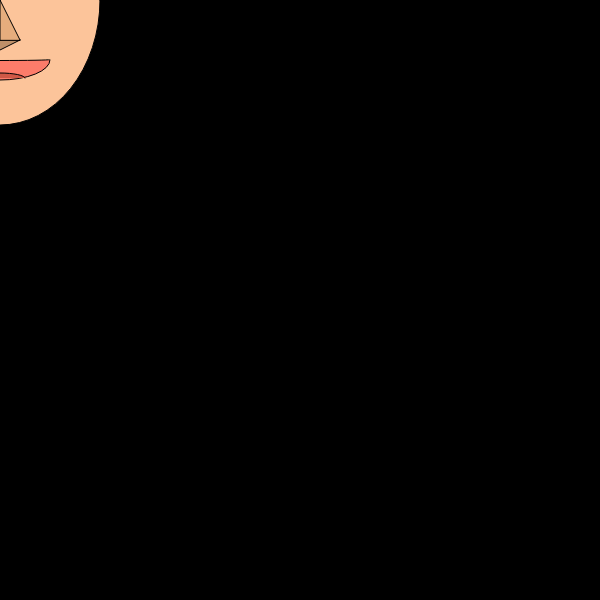
Frame 1 (no input)
Frame 60 (no input): identical to frame 1, image omitted
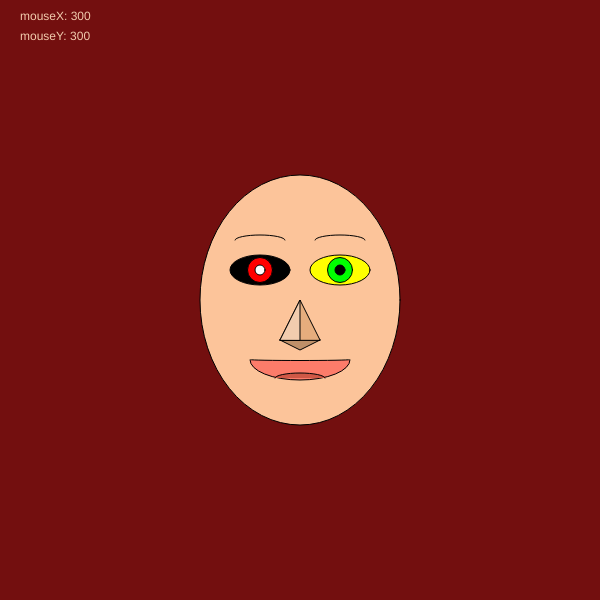
Frame 120 (the mouse pressed at the canvas centre since frame 60)

The p5.js sketch that drew these frames (run headless with seeded random() and noise() and a simulated clock; from frame 60 on, the mouse is pressed at the canvas centre):

// p5.js sketch
// ── sketch.js
function setup() {
  createCanvas(600, 600); // Àrea de dibuix és de 600 px de 600 de cada costat.
}
// mouseX=300; mouseY=300
function draw() {
  background (mouseY -185, mouseX -285, mouseY -285); // Fons de pantalla, gris si te un número entre 0 i 255. 0 és negre i 255 és blanc. I qualsevol número entre 0 i 255 serà gris. Si tenim 3 números el primer número és vermellor o R (Red), el segon número és la verdor o G (Green) i el tercer número és la blauor o B (Blau). Els colors RGB permeten construir 16.000.000 de colors diferents (255x255x255).

  text ("mouseX: " + round (mouseX), 20, 20)
  text ("mouseY: " + round (mouseY), 20, 40)
  
  fill (252, 196, 154); // Color Cara.
  ellipse (mouseX, mouseY, 200, 250); // Cara. El primer número estre paréntesis és la posició x del centre del el·lipse, el segon número és la posició i alçada del centre de l'el·lipse, el tercer número és l'amplada de l'el·lipse i el quart número és l'alçada de l'el·lipse.
  
  fill (mouseX -300, mouseY -300, mouseX - mouseY); // Color Ull Esquerra. Funciona com el background.
  ellipse (mouseX -40, mouseY -30, 60, 30); // Ull Esquerra.
  fill (mouseY -45, mouseX -300, mouseX - mouseY -300); // Color Iris Esquerra.
  circle (mouseX - 40, mouseY -30, 25) // Iris Esquerra.
  fill (255, 255, 255); // Color Pupila Esquerra.
  circle (mouseX -40, mouseY -30, 10); // Pupila Esquerra.
  noFill (); // Treure Color Cella Esquerra.
  arc (mouseX -40, mouseY-60, 50, 10, PI, 0); // Cella Esquerra.
  fill (mouseX -45, mouseY -45, mouseX - mouseY -45); // Color Ull Dret.
  ellipse (mouseX +40,mouseY -30, 60, 30); // Ull Dret.
  fill (mouseY -300, mouseX -45, mouseY - mouseX -300); // Color Iris Dret.
  circle (mouseX +40, mouseY -30, 25); // Iris Dret.
  fill (0, 0, 0); // Color Pupila Dreta.
  circle (mouseX +40,mouseY -30, 10); // Pupila Dreta.
  noFill (); // Treure Color Cella Dreta.
  arc (mouseX +40, mouseY -60, 50, 10, PI, 0); // Cella Dreta.
  
  fill(252,124,106); // Color Boca.
  arc (mouseX, mouseY +60, 100, 40, 0, PI);// Boca. Funciona com el el·lipse els primers quatre números i els dos últims són 0 PI o PI,0.
  push();
  noFill();
  arc(mouseX , mouseY +60, 99 , 1, 0, PI);
  pop();
  fill (207, 88, 70); // Color Llengua.
  arc (mouseX, mouseY +78, 50, 10, PI, 0); // Llengua.
  
  fill (191, 144, 105); // Color Nas Ombra +.
  triangle (mouseX +20, mouseY +40, mouseX, mouseY +50, mouseX -20, mouseY +40); // Nas Ombra +.
  fill (230,173,125); // Color Nas Ombra -.
  triangle (mouseX +20, mouseY +40, mouseX, mouseY, mouseX -20, mouseY +40); // Nas Ombra -.
  fill (242, 204,174); // Color Nas Llum.
  triangle (mouseX, mouseY +40, mouseX, mouseY, mouseX -20, mouseY +40); // Nas Llum.
 

}
